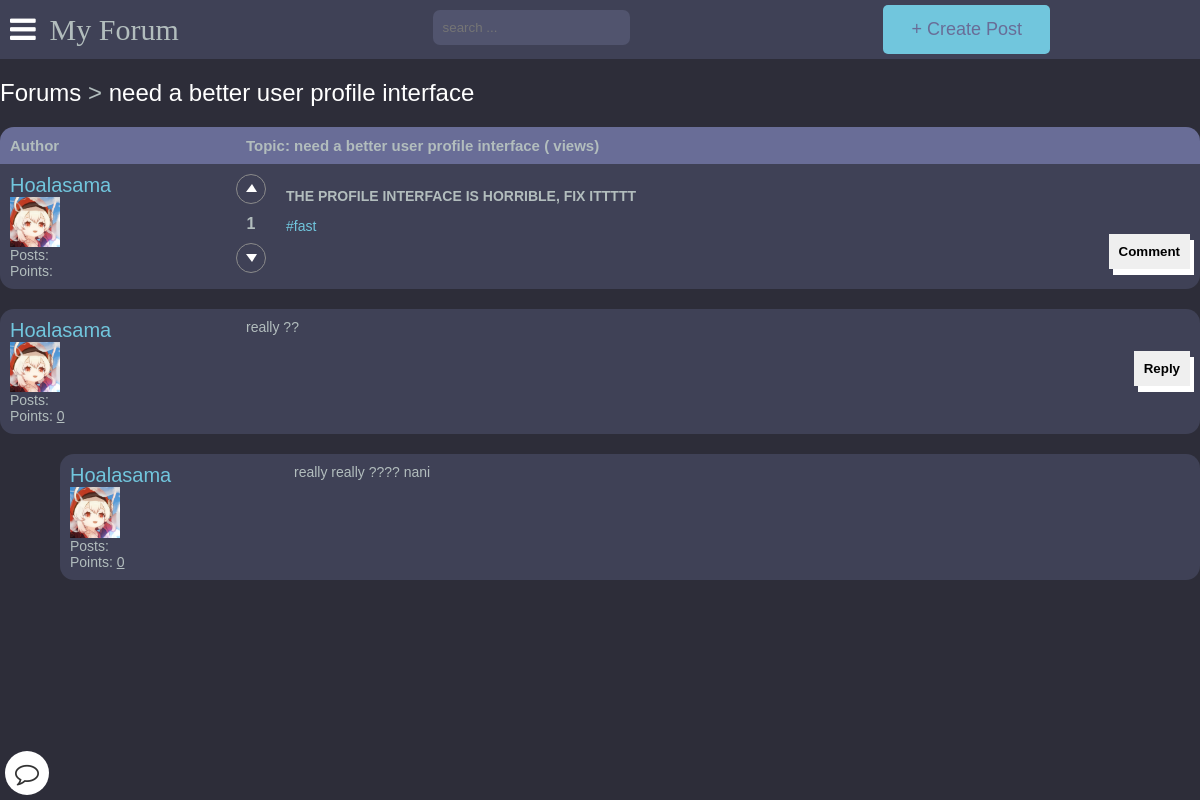
Page /detail/need-a-better-user-profile-interface-biwmhrnJ/ (signed in) on the committed database.
### main/models.py (models this page shows, shortened)
class Post(models.Model):
    title = models.CharField(max_length=400)
    slug = models.SlugField(max_length=400, unique=True, blank=True)
    user = models.ForeignKey(Author, on_delete=models.CASCADE)
    content = HTMLField()
    categories = models.ManyToManyField(Category)
    date = models.DateTimeField(auto_now_add=True)
    approved = models.BooleanField(default=True)
    image = models.ImageField(upload_to='post_images', blank=True, null=True)
    hit_count_generic = GenericRelation(HitCount, object_id_field='object_pk',
        related_query_name='hit_count_generic_relation'
    )
    tags = TaggableManager()
    comments = models.ManyToManyField(Comment, blank=True)
    def get_vote_count(self):
        upvotes = Vote.objects.filter(post=self, activity_type=Vote.UP_VOTE).count()
        downvotes = Vote.objects.filter(post=self, activity_type=Vote.DOWN_VOTE).count()
        return upvotes - downvotes
    def get_url(self):
        return reverse("detail", kwargs={
            "slug":self.slug
        })
    class Meta:
        ordering = ['-date']

class Author(models.Model):
    user = models.ForeignKey(User, on_delete=models.CASCADE)
    fullname = models.CharField(max_length=40, blank=True)
    slug = models.SlugField(max_length=400, unique=True, blank=True)
    bio = HTMLField(default='none')
    points = models.IntegerField(default=0)
    email = models.EmailField(unique=False,default="example@gmail.com", validators=[EmailValidator(message="Invalid email format")])
    profile_pic = ResizedImageField(size=[400, 400], quality=100, upload_to="authors", default="defaults/default_profile_pic.jpg", null=True, blank=False)

class Comment(models.Model):
    user = models.ForeignKey(Author, on_delete=models.CASCADE)
    content = models.TextField()
    date = models.DateTimeField(auto_now_add=True)
    replies = models.ManyToManyField(Reply, blank=True)

class Reply(models.Model):
    user = models.ForeignKey(Author, on_delete=models.CASCADE)
    content = models.TextField()
    date = models.DateTimeField(auto_now_add=True)
    class Meta:
        verbose_name_plural = "replies"

### main/views.py (the view, shortened to what this page needs)
# urls.py: path("detail/<slug>/", detail, name="detail"),
def detail(request, slug):
    post = get_object_or_404(Post, slug = slug)
    post = Post.objects.get(pk=post.id)
    author = get_object_or_404(Author, user=request.user)
    if request.user.is_authenticated:
        author = Author.objects.get(user=request.user)
    context = {
        "post":post,
        "title": post.title,
        "author": author,
    }
    update_views(request, post)
    return render(request, "detail.html", context)

### main/utils.py (called while the page is built)
def update_views(request, object):
    context ={}
    hit_count = get_hitcount_model().objects.get_for_object(object)
    hits = hit_count.hits
    hitcontext = context["hitcount"] = {"pk": hit_count.pk}
    hit_count_response = HitCountMixin.hit_count(request, hit_count)
    if hit_count_response.hit_counted:
        hits = hits+1
        hitcontext["hitcounted"] = hit_count_response.hit_counted
        hitcontext["hit_message"] = hit_count_response.hit_message
        hitcontext["total_hits"] = hits

### templates/detail.html (shortened to what this page needs)
{% extends 'base.html' %}
{% load hitcount_tags %}
{% block content %}
    <div class="container1">
        <div class="navigate">
            <span><a href="{% url 'home' %}">Forums</a> > <a href="{{post.get_url}}">{{post.title}}</a></span>
        </div>
        <div class="topic-container">
            <div class="head">
                <div class="authors">Author</div>
                <div class="content">Topic: {{post.title}} ({% get_hit_count for post %} views)</div>
            </div>
            <div class="body" style="border-bottom-left-radius: 1rem;border-bottom-right-radius: 1rem; margin-bottom: 20px;">
                <div class="authors">
                    <div class="username"><a href="{% url 'other_profile' post.user.slug %}">{{post.user.fullname|title}}</a></div>
                    <img src="{{post.user.profile_pic.url}}" alt="">
                    <div>Posts: <u>{{comment.user.num_posts}}</u></div>
                    <div>Points: <u>{{comment.user.points}}</u></div>
                </div>
                <div style="display:inline-block; margin-right:20px;">
                    {% if user.is_authenticated %}
                        {% with user_vote=post.get_user_vote %}
                            <button {% if user_vote and user_vote.vote_type == 'U' %}disabled{% endif %} onclick="upvotePost({{ post.id }})" class="round-button"><span class="triangle-up"></span></button>
                            <h1 id="vote-count-{{ post.id }}" style="display: flex; justify-content: center;">{{ post.get_vote_count }}</h1>
                            <button {% if user_vote and user_vote.vote_type == 'D' %}disabled{% endif %} onclick="downvotePost({{ post.id }})" class="round-button"><span class="triangle-down"></span></button>
                        {% endwith %}
                    {% endif %}
                </div>
                <div class="content" style="display:inline-block;">
                    {{post.content|safe}}
                    <div>
                    {% for tag in post.tags.all %}
                        <a href="{% url 'tagged_posts' tag.slug %}">#{{ tag.name }}</a>
                    {% endfor %}
                    </div>
                    {% if user.is_authenticated %}
                    <div class="comment">
                        <button onclick="showComment()">Comment</button>
                    </div>
                    {% endif %}
                </div>
            </div>
        </div>
        {% for comment in post.comments.all %}
        <div class="comments-container">
            <div class="body" style="border-radius: 1rem;margin-bottom: 20px;" >
                <div class="authors">
                    <div class="username"><a href="{% url 'other_profile' comment.user.slug %}">{{comment.user.fullname|title}}</a></div>
                    <img src="{{comment.user.profile_pic.url}}" alt="">
                    <div>Posts: <u>{{comment.user.num_posts}}</u></div>
                    <div>Points: <u>{{comment.user.points}}</u></div>
                </div>
                <div class="content">
                    <div class="comment-content">{{comment.content}}</div>
                    <br>
                    {% if user.is_authenticated %}
                    <div class="comment">
                        <button onclick="showReplies('comment{{comment.id}}')">Reply</button>
                    </div>
                    {% endif %}
                </div>
            </div>
        </div>
        {% for reply in comment.replies.all %}
        <div class="comments-container" style="width: 95%;  margin-left:5%;">
            <div class="body" style="border-radius: 1rem;margin-bottom: 20px;">
                <div class="authors">
                    <div class="username"><a href="{% url 'other_profile' reply.user.slug %}">{{reply.user.fullname|title}}</a></div>
                    <img src="{{reply.user.profile_pic.url}}" alt="">
                    <div>Posts: <u>{{reply.user.num_posts}}</u></div>
                    <div>Points: <u>{{reply.user.points}}</u></div>
                </div>
                <div class="content">
                    {{reply.content}}
                    <br>
                </div>
            </div>
        </div>
        {% endfor %}
        {% endfor %}
    </div>
    {% endblock content %}

### templates/base.html (shortened to what this page needs)
{% load static %}
<!DOCTYPE html>
<html lang="en">
<head>
    <link rel="stylesheet" href="{% static 'style.css' %}">
    <link rel="stylesheet" href="https://cdnjs.cloudflare.com/ajax/libs/font-awesome/4.7.0/css/font-awesome.min.css">
</head>
<body>
    <header class="header">
        <div class="navbar">
            <div class="myforum">
                <div id="iconnav"><a class="bar-icon" id="iconBar" onclick="hideIconBar()"><i class="fa fa-bars"></i></a></div>
                <div class="brand" id="logo"><a id="myforum" style="color:#b2bdbd;" href="{% url 'home' %}">My Forum</a></div>
            </div>
            <div id="searching" class="">
                {% if user.is_authenticated %}
                <form action="{% url 'search_result' %}" role="form" method="GET">
                {% else %}
                <form action="{% url 'signin' %}" role="form" method="GET">
                {% endif %}
                    <div class="search-box">
                        <div>
                            <input type="text" name="query" placeholder="search ..." id="finding" style="color: white;">
                        </div>
                    </div>
                </form>
            </div>
            <div id="createpost" style="font-size:18px; font-weight:300px; "><a style=" color:#696d97;margin-right:150px" class="btn btn--main" id="createpost" href="
                {% if user.is_authenticated %}
                {% url 'create_post' %}
                {% endif %}
                ">+ Create Post</a>
            </div>
        </div>
    </header>
    <div class="fixed-button">
        <a href="">
            <i class="fa fa-comment-o" aria-hidden="true"></i>
        </a>
    </div>
    {% block content %}
    {% endblock content %}
</body>
</html>

### static/style.css (style rules this page uses)
:root { --color-main: #71c6dd; --color-main-light: #e1f6fb; --color-dark: #3f4156; --color-dark-medium: #51546e; --color-dark-light: #696d97; --color-light: #e5e5e5; --color-gray: #8b8b8b; --color-light-gray: #b2bdbd; --color-bg: #2d2d39; --color-success: #5dd693; --color-error: #fc4b0b; }
* { box-sizing: border-box; }
html { font-size: 14px; font-family: Arial, Helvetica, sans-serif; background-color:var(--color-bg); color:var(--color-light-gray); }
a { display: inline-block; color: var(--color-main); text-decoration: none; }
h1 { font-size:16px; font-weight: bolder; }
div { display: block; }
.fixed-button { position: fixed; bottom: 5px; left: 5px; z-index: 1000; }
.fixed-button a { text-decoration: none; }
.fixed-button i { font-size: 24px; color: #333; background-color: #fff; border-radius: 50%; padding: 10px; }
#searching { align-items: center; }
.header { background-color: var(--color-dark); position: relative; }
#finding { background-color: var(--color-dark-medium); border: 0px; border-radius: 0.5rem; }
.btn { background-color: transparent; border: none; display: inline-flex; align-items: center; gap: 1rem; cursor: pointer; padding: 1rem 2rem; border-radius: 5px; font-weight: 30; }
.btn--main { background-color: var(--color-main); color: var(--color-dark); }
.myforum { margin-left: 0; }
#iconnav, #logo { display:inline; }
.round-button { width: 30px; height: 30px; border-radius: 50%; border: none; background-color: var(--color-dark); color: #fff; font-size: 20px; cursor: pointer; border: solid 1px var(--color-gray); }
.triangle-up { width: 0; height: 0; border-left: 6px solid transparent; border-right: 5px solid transparent; border-bottom: 8px solid rgb(255, 255, 255); display: inline-block; position: relative; top: -1px; }
.triangle-down { width: 0; height: 0; border-left: 6px solid transparent; border-right: 5px solid transparent; border-top: 8px solid rgb(255, 255, 255); display: inline-block; position: relative; top: 0px; }
.navbar { display:flex; align-items: center; background-color: var(--color-dark); justify-content: space-between; }
.bar-icon { font-size: 30px; display: inline-block; margin-right:10px; margin-left: 10px; color: #fff; cursor: pointer; }
.brand { font-size:30px; display: inline-block; font-family:aquire; }
.search-box { padding-top: 10px; display:flex; justify-content: center; }
.search-box input { padding: 10px; }
.navigate { margin-block: 20px; font-weight: lighter; font-size: 24px; }
.navigate a { color: #fff; }
.head { display: flex; background-color: var(--color-dark-light); padding: 10px; font-weight: bold; font-size: 15px; border-top-left-radius: 1rem; border-top-right-radius: 1rem; }
.authors { flex: 20%; }
.content { flex: 80%; }
.body { display: flex; background-color: var(--color-dark); padding: 10px; position: relative; }
.body .authors .username { font-size: 20px; }
.body .authors img { max-width: 50px; max-height: 80px; }
.body .content .comment button { border:none; padding:10px; font-weight: bolder; box-shadow: 4px 6px #fff; cursor: pointer; float: right; }
body { margin:0px; background-color: var(--color-bg); }

### rows in the picture
Post: title "need a better user profile interface", user.fullname "Hoalasama", user.profile_pic (placeholder picture), get_vote_count "1", content "THE PROFILE INTERFACE IS HORRIBLE, FIX ITTTTT"
Tag: name "fast"
Comment: user.fullname "Hoalasama", user.profile_pic (placeholder picture), user.points "0", content "really ??"
Reply: user.fullname "Hoalasama", user.profile_pic (placeholder picture), user.points "0", content "really really ???? nani"
